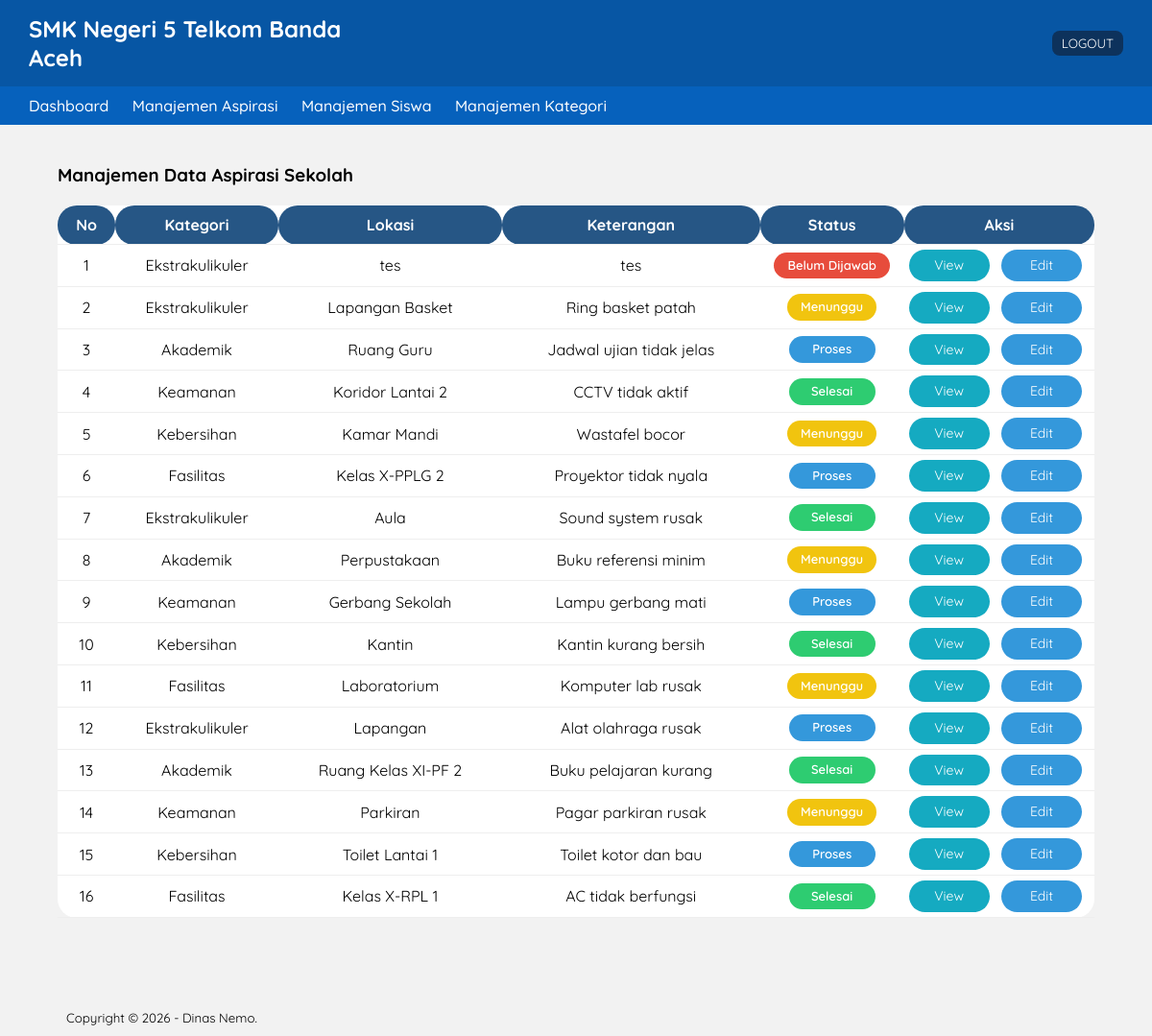
Page /manajemen_aspirasi.php (signed in) on the committed database.
### tables this page shows
CREATE TABLE `input_aspirasi` (
  `id_pelaporan` int(5) NOT NULL,
  `nis` int(10) NOT NULL,
  `id_kategori` int(5) NOT NULL,
  `lokasi` varchar(50) DEFAULT NULL,
  `ket` varchar(50) DEFAULT NULL,
  `created_at` datetime DEFAULT current_timestamp()
);

CREATE TABLE `kategori` (
  `id_kategori` int(5) NOT NULL,
  `ket_kategori` varchar(30) NOT NULL
);

### manajemen_aspirasi.php (the view, shortened to what this page needs)
<?php
include 'db.php';
?>
<!DOCTYPE html>
<html lang="en">
<head>
    <link rel="stylesheet" href="css/style.css">
</head>
<body>
    <header>
        <div class="navbar">
            <div class="logo">SMK Negeri 5 Telkom Banda Aceh</div>
            <div class="user">
                <button class="btn-log"><a href="index.php">LOGOUT</a></button>
            </div>
        </div>
        <div class="menu">
            <a href="dashboard.php">Dashboard</a>
            <a href="manajemen_aspirasi.php">Manajemen Aspirasi</a>
            <a href="manajemen_siswa.php">Manajemen Siswa</a>
            <a href="manajemen_kategori.php">Manajemen Kategori</a>
        </div>
    </header>
    <div class="section">
        <div class="container-tabel">
            <br>
            <h3>Manajemen Data Aspirasi Sekolah</h3>
            <table class="table">
                <thead>
                    <tr>
                        <th width="60px">No</th>
                        <th width="170px">Kategori</th>
                        <th>Lokasi</th>
                        <th>Keterangan</th>
                        <th width="150px">Status</th>
                        <th width="150px">Aksi</th>
                    </tr>
                </thead>
                <tbody>
                    <?php
                    $no = 1;
                    $query = mysqli_query($CON, "
                    SELECT
                        i.id_pelaporan,
                        i.lokasi,
                        i.ket,
                        k.ket_kategori,
                        a.status
                    FROM input_aspirasi i
                    LEFT JOIN kategori k ON i.id_kategori = k.id_kategori
                    LEFT JOIN aspirasi a ON i.id_pelaporan = a.id_pelaporan
                    ORDER BY i.id_pelaporan DESC
                    ");
                    if (mysqli_num_rows($query) > 0) {
                        while ($row = mysqli_fetch_array($query)) {
                    ?>
                            <tr>
                                <td><?php echo $no++ ?></td>
                                <td><?php echo $row['ket_kategori'] ?></td>
                                <td><?php echo $row['lokasi'] ?></td>
                                <td><?php echo $row['ket'] ?></td>
                                <td>
                                    <?php
                                    if ($row['status'] == 'Menunggu') {
                                        echo '<span class="badge warning">Menunggu</span>';
                                    } elseif ($row['status'] == 'Proses') {
                                        echo '<span class="badge primary">Proses</span>';
                                    } elseif ($row['status'] == 'Selesai') {
                                        echo '<span class="badge success">Selesai</span>';
                                    } else {
                                        echo '<span class="badge danger">Belum Dijawab</span>';
                                    }
                                    ?>
                                </td>
                                <td class="actions">
                                    <a class="btn-view" href="view_manajemen_aspirasi.php?id=<?php echo urlencode($row['id_pelaporan']) ?>">View</a>
                                    <a class="btn-edit" href="edit_aspirasi.php?id=<?php echo urlencode($row['id_pelaporan']) ?>">Edit</a>
                                </td>
                            </tr>
                        <?php
                        }
                    } else {
                        ?>
                        <tr>
                            <td colspan="6">Tidak ada data</td>
                        </tr>
                    <?php } ?>
                </tbody>
            </table>
        </div>
    </div>
    <footer>
        <div class="container">
            <small>Copyright &copy; 2026 - Dinas Nemo.</small>
        </div>
    </footer>
</body>
</html>

### css/style.css (style rules this page uses)
* { margin: 0; padding: 0; box-sizing: border-box; font-family: 'Quicksand', sans-serif; }
body { background: #f2f2f2; }
a { text-decoration: none; }
.navbar { background: #0756a4; color: white; padding: 15px 30px; display: flex; justify-content: space-between; align-items: center; }
.navbar a { color: white; text-decoration: none; }
.menu { background: #0661bc; padding: 10px 30px; }
.menu a { color: white; margin-right: 20px; text-decoration: none; }
.logo { font-size: 24px; font-weight: bold; margin-right: 62%; }
.menu { font-size: 16px; font-weight: 500; text-decoration: none; margin-right: 15px; width: 100%; }
.btn-log { padding: 5px 10px; background-color: #0d325c; color: #fff; border: none; border-radius: 8px; cursor: pointer; text-decoration: none; }
.container-tabel { width: 90%; margin: 0 auto; overflow: hidden; }
.container { width: 90%; padding-top: 2%; margin: 0 auto; overflow: hidden; }
.container ::after { content: ""; display: block; clear: both; }
footer { padding: 10px; margin-top: 20px; }
.table { width: 100%; background: white; border-radius: 20px; }
.table td { padding: 10px; text-align: center; border-radius: 20px; }
.table th { background: #265685; color: white; border-radius: 20px; }
.table { width: 100%; margin-top: 20px; margin-bottom: 20px; }
.table tr { border-bottom: 1px solid #ccc; height: 40px; border-radius: 20px; }
.table tr td { padding: 5px; }
.btn-hapus, .btn-edit, .btn-view { display: inline-block; padding: 8px 14px; min-width: 84px; text-decoration: none; border-radius: 20px; color: #fff; text-align: center; margin-right: 8px; white-space: nowrap; box-sizing: border-box; font-size: 14px; line-height: 1.2; }
.btn-edit { background: #3498db; }
.btn-view { background: #15aac1; }
td.actions, td.actions a { white-space: nowrap; }
.section { padding: 20px 0; }
table { width: 100%; border-collapse: collapse; }
table th, table td { padding: 10px; border-bottom: 1px solid #eee; }
.badge { display: inline-block; padding: 6px 14px; border-radius: 20px; color: #fff; font-size: 13px; font-weight: 600; text-align: center; line-height: 1.2; min-width: 90px; }
.warning { background: #f1c40f; }
.primary { background: #3498db; }
.success { background: #2ecc71; }
.danger { background: #e74c3c; }

### rows in the picture
input_aspirasi: id_kategori.ket_kategori "Ekstrakulikuler", lokasi "tes", ket "tes", shows "Belum Dijawab"
input_aspirasi: id_kategori.ket_kategori "Ekstrakulikuler", lokasi "Lapangan Basket", ket "Ring basket patah", shows "Menunggu"
input_aspirasi: id_kategori.ket_kategori "Akademik", lokasi "Ruang Guru", ket "Jadwal ujian tidak jelas", shows "Proses"
input_aspirasi: id_kategori.ket_kategori "Keamanan", lokasi "Koridor Lantai 2", ket "CCTV tidak aktif", shows "Selesai"
input_aspirasi: id_kategori.ket_kategori "Kebersihan", lokasi "Kamar Mandi", ket "Wastafel bocor", shows "Menunggu"
input_aspirasi: id_kategori.ket_kategori "Fasilitas", lokasi "Kelas X-PPLG 2", ket "Proyektor tidak nyala", shows "Proses"
input_aspirasi: id_kategori.ket_kategori "Ekstrakulikuler", lokasi "Aula", ket "Sound system rusak", shows "Selesai"
input_aspirasi: id_kategori.ket_kategori "Akademik", lokasi "Perpustakaan", ket "Buku referensi minim", shows "Menunggu"
input_aspirasi: id_kategori.ket_kategori "Keamanan", lokasi "Gerbang Sekolah", ket "Lampu gerbang mati", shows "Proses"
input_aspirasi: id_kategori.ket_kategori "Kebersihan", lokasi "Kantin", ket "Kantin kurang bersih", shows "Selesai"
input_aspirasi: id_kategori.ket_kategori "Fasilitas", lokasi "Laboratorium", ket "Komputer lab rusak", shows "Menunggu"
input_aspirasi: id_kategori.ket_kategori "Ekstrakulikuler", lokasi "Lapangan", ket "Alat olahraga rusak", shows "Proses"
input_aspirasi: id_kategori.ket_kategori "Akademik", lokasi "Ruang Kelas XI-PF 2", ket "Buku pelajaran kurang", shows "Selesai"
input_aspirasi: id_kategori.ket_kategori "Keamanan", lokasi "Parkiran", ket "Pagar parkiran rusak", shows "Menunggu"
input_aspirasi: id_kategori.ket_kategori "Kebersihan", lokasi "Toilet Lantai 1", ket "Toilet kotor dan bau", shows "Proses"
input_aspirasi: id_kategori.ket_kategori "Fasilitas", lokasi "Kelas X-RPL 1", ket "AC tidak berfungsi", shows "Selesai"
